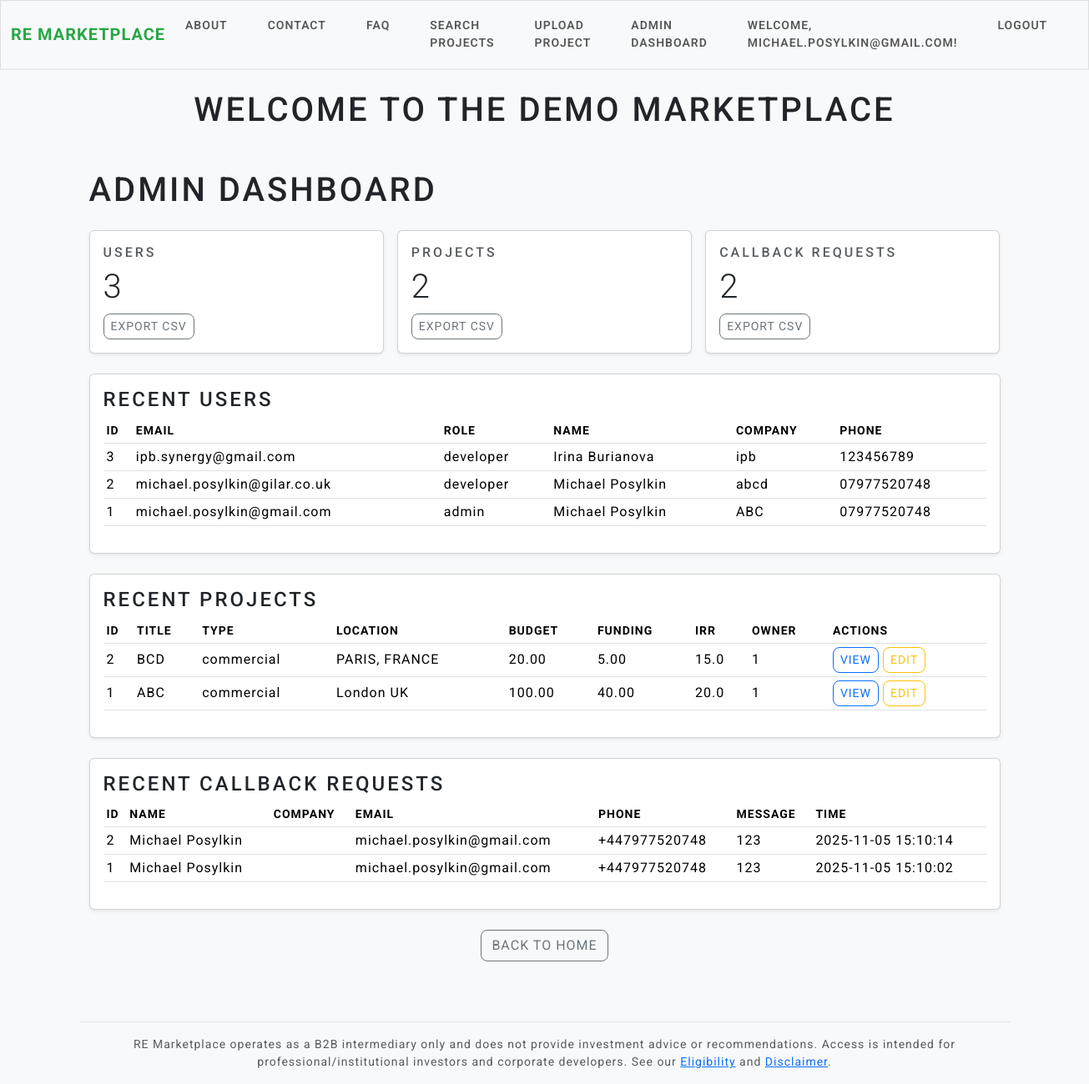
The app's page /admin-dashboard (signed in), older data.
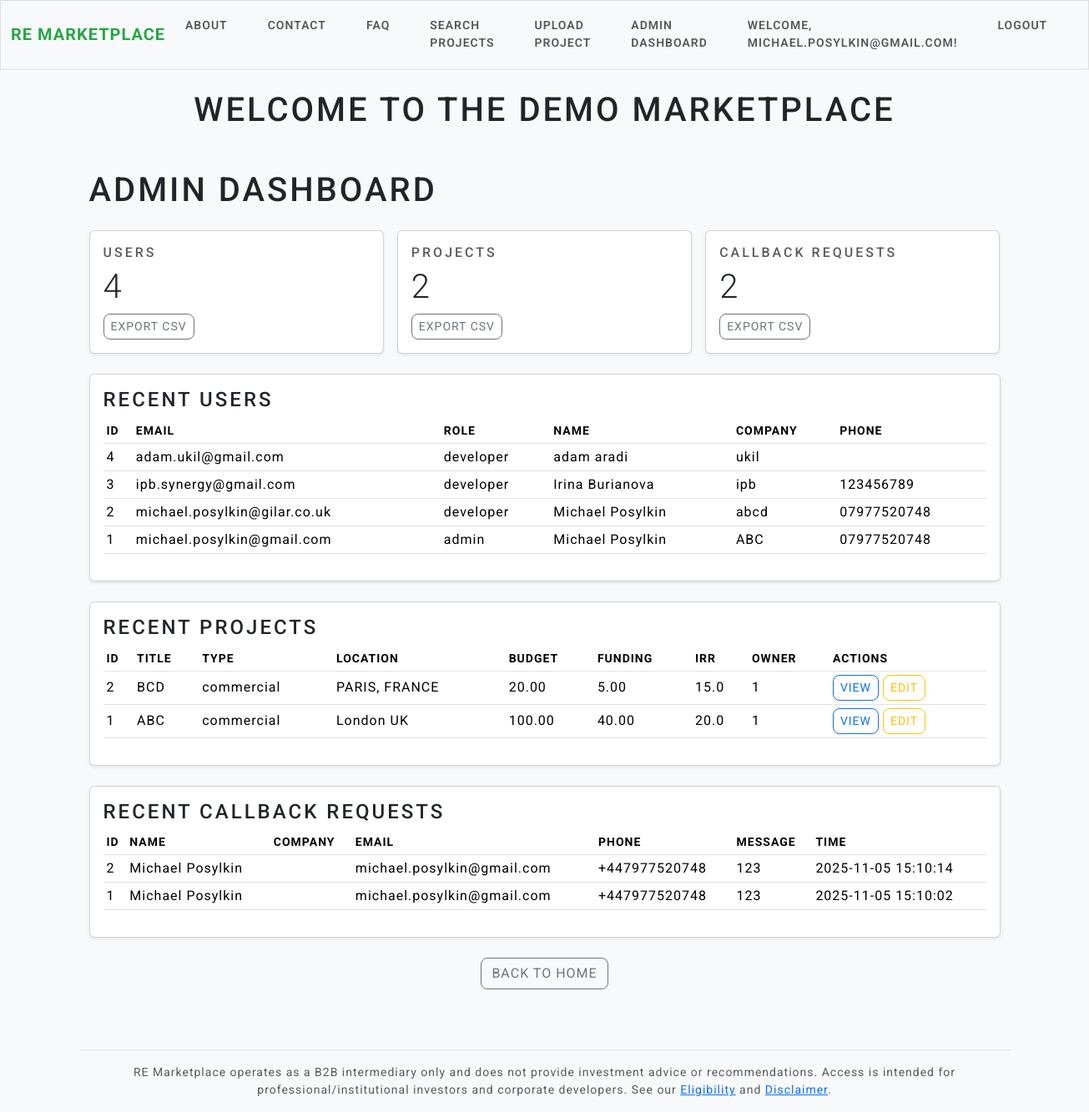
The same page, newer data.
### models.py (models this page shows, shortened)
class User(UserMixin, db.Model):  # UserMixin adds login features
    id = db.Column(db.Integer, primary_key=True)
    email = db.Column(db.String(150), unique=True, nullable=False)
    password_hash = db.Column(db.String(150), nullable=False)
    role = db.Column(db.String(20), default='developer')  # 'developer' or 'investor'
    company_name = db.Column(db.String(150), nullable=True)
    position_in_company = db.Column(db.String(50), nullable=True)
    company_website = db.Column(db.String(255), nullable=True)
    company_address = db.Column(db.String(300), nullable=True)
    phone = db.Column(db.String(30), nullable=True)
    first_name = db.Column(db.String(100), nullable=True)
    surname = db.Column(db.String(100), nullable=True)
    aum = db.Column(db.Float, nullable=True)  # in millions or your preferred unit
    projects = db.relationship('Project', backref='owner', lazy=True)

class Project(db.Model):
    id = db.Column(db.Integer, primary_key=True)
    title = db.Column(db.String(200), nullable=False)
    description = db.Column(db.Text, nullable=False)
    project_type = db.Column(db.String(50), default='commercial')  # e.g., 'residential', 'commercial'
    budget = db.Column(db.Float, nullable=False)
    funding = db.Column(db.Float, nullable=False)
    duration = db.Column(db.Integer, nullable=True)
    irr = db.Column(db.Float, nullable=False)
    location = db.Column(db.String(100), nullable=False)
    risk_level = db.Column(db.Integer, default=5)  # 1-10 scale
    secured = db.Column(db.String(50), default='mezz')
    attachment_path = db.Column(db.String(300))
    timeline = db.Column(db.String(200), nullable=True)
    exit_strategy = db.Column(db.String(200), nullable=True)
    developer_tr = db.Column(db.String(200), nullable=True)
    website = db.Column(db.String(200), nullable=True)
    preapproved_facility = db.Column(db.String(100), nullable=True)
    brand_partnership = db.Column(db.String(100), nullable=True)
    MOIC_EM = db.Column(db.Float, nullable=True)
    sponsor_equity = db.Column(db.Float, nullable=False)
    location_type = db.Column(db.String(50), default='prime') # e.g., 'prime', 'non-prime'
    user_id = db.Column(db.Integer, db.ForeignKey('user.id'), nullable=False)  # New: Links to user

class CallbackRequest(db.Model):
    id = db.Column(db.Integer, primary_key=True)
    name = db.Column(db.String(100), nullable=False)
    company = db.Column(db.String(100))
    email = db.Column(db.String(120))
    phone = db.Column(db.String(50), nullable=False)
    message = db.Column(db.Text)
    timestamp = db.Column(db.DateTime, default=db.func.now())

### app.py (the view)
@app.route("/admin-dashboard")
@login_required
def admin_dashboard():
    if getattr(current_user, "role", "") != "admin":
        flash("Admin only.", "warning")
        return redirect(url_for("home"))
    users_count = db.session.query(func.count(User.id)).scalar()
    projects_count = db.session.query(func.count(Project.id)).scalar()
    try:
        callbacks_count = db.session.query(func.count(CallbackRequest.id)).scalar()
    except Exception:
        callbacks_count = 0
    recent_users = User.query.order_by(desc(User.id)).limit(10).all()
    recent_projects = Project.query.order_by(desc(Project.id)).limit(10).all()
    try:
        recent_callbacks = CallbackRequest.query.order_by(desc(CallbackRequest.timestamp)).limit(10).all()
    except Exception:
        recent_callbacks = []
    return render_template(
        "admin_dashboard.html",
        users_count=users_count,
        projects_count=projects_count,
        callbacks_count=callbacks_count,
        recent_users=recent_users,
        recent_projects=recent_projects,
        recent_callbacks=recent_callbacks,
    )

### app.py (called while the page is built)
@login_manager.user_loader
def load_user(user_id):
    return User.query.get(int(user_id))

### templates/admin_dashboard.html (shortened to what this page needs)
{% extends "base.html" %}
{% block content %}
<div class="container py-4">
  <h1 class="mb-4">Admin Dashboard</h1>
  <div class="row g-3 mb-4">
    <div class="col-md-4">
      <div class="card shadow-sm h-100">
        <div class="card-body">
          <h6 class="text-muted text-uppercase">Users</h6>
          <div class="display-6">{{ users_count }}</div>
          <a href="{{ url_for('export_users_csv') }}" class="btn btn-sm btn-outline-secondary mt-2">Export CSV</a>
        </div>
      </div>
    </div>
    <div class="col-md-4">
      <div class="card shadow-sm h-100">
        <div class="card-body">
          <h6 class="text-muted text-uppercase">Projects</h6>
          <div class="display-6">{{ projects_count }}</div>
          <a href="{{ url_for('export_projects_csv') }}" class="btn btn-sm btn-outline-secondary mt-2">Export CSV</a>
        </div>
      </div>
    </div>
    <div class="col-md-4">
      <div class="card shadow-sm h-100">
        <div class="card-body">
          <h6 class="text-muted text-uppercase">Callback Requests</h6>
          <div class="display-6">{{ callbacks_count }}</div>
          <a href="{{ url_for('export_callbacks_csv') }}" class="btn btn-sm btn-outline-secondary mt-2">Export CSV</a>
        </div>
      </div>
    </div>
  </div>
  <div class="card mb-4 shadow-sm">
    <div class="card-body">
      <div class="d-flex justify-content-between align-items-center mb-2">
        <h4 class="card-title mb-0">Recent Users</h4>
      </div>
      <div class="table-responsive">
        <table class="table table-sm align-middle">
          <thead>
            <tr>
              <th>ID</th><th>Email</th><th>Role</th><th>Name</th><th>Company</th><th>Phone</th>
            </tr>
          </thead>
          <tbody>
            {% for u in recent_users %}
            <tr>
              <td>{{ u.id }}</td>
              <td>{{ u.email }}</td>
              <td>{{ u.role }}</td>
              <td>{{ (u.first_name or '') ~ ' ' ~ (u.surname or '') }}</td>
              <td>{{ u.company_name or '' }}</td>
              <td>{{ u.phone or '' }}</td>
            </tr>
            {% else %}
            <tr><td colspan="6" class="text-muted">No users.</td></tr>
            {% endfor %}
          </tbody>
        </table>
      </div>
    </div>
  </div>
  <div class="card mb-4 shadow-sm">
    <div class="card-body">
      <div class="d-flex justify-content-between align-items-center mb-2">
        <h4 class="card-title mb-0">Recent Projects</h4>
      </div>
      <div class="table-responsive">
        <table class="table table-sm align-middle">
          <thead>
            <tr>
              <th>ID</th><th>Title</th><th>Type</th><th>Location</th>
              <th>Budget</th><th>Funding</th><th>IRR</th><th>Owner</th><th>Actions</th>
            </tr>
          </thead>
          <tbody>
            {% for p in recent_projects %}
            <tr>
              <td>{{ p.id }}</td>
              <td>{{ p.title }}</td>
              <td>{{ p.project_type }}</td>
              <td>{{ p.location }}</td>
              <td>{{ "%.2f"|format(p.budget) if p.budget is not none }}</td>
              <td>{{ "%.2f"|format(p.funding) if p.funding is not none }}</td>
              <td>{{ "%.1f"|format(p.irr) if p.irr is not none }}</td>
              <td>{{ p.user_id }}</td>
              <td>
                <a class="btn btn-sm btn-outline-primary" href="{{ url_for('project_detail', project_id=p.id) }}">View</a>
                {% if current_user.is_authenticated and (current_user.role == 'admin' or current_user.id == p.user_id) %}
                  <a class="btn btn-sm btn-outline-warning" href="{{ url_for('edit_project', project_id=p.id) }}">Edit</a>
                {% endif %}
              </td>
            </tr>
            {% else %}
            <tr><td colspan="9" class="text-muted">No projects.</td></tr>
            {% endfor %}
          </tbody>
        </table>
      </div>
    </div>
  </div>
  <div class="card mb-4 shadow-sm">
    <div class="card-body">
      <div class="d-flex justify-content-between align-items-center mb-2">
        <h4 class="card-title mb-0">Recent Callback Requests</h4>
      </div>
      <div class="table-responsive">
        <table class="table table-sm align-middle">
          <thead>
            <tr>
              <th>ID</th><th>Name</th><th>Company</th><th>Email</th><th>Phone</th><th>Message</th><th>Time</th>
            </tr>
          </thead>
          <tbody>
            {% for c in recent_callbacks %}
            <tr>
              <td>{{ c.id }}</td>
              <td>{{ c.name }}</td>
              <td>{{ c.company or '' }}</td>
              <td>{{ c.email or '' }}</td>
              <td>{{ c.phone }}</td>
              <td>{{ (c.message or '')[:80] }}</td>
              <td>{{ c.timestamp }}</td>
            </tr>
            {% else %}
            <tr><td colspan="7" class="text-muted">No callback requests.</td></tr>
            {% endfor %}
          </tbody>
        </table>
      </div>
    </div>
  </div>
  <div class="text-center">
    <a href="{{ url_for('home') }}" class="btn btn-outline-secondary">Back to Home</a>
  </div>
</div>
{% endblock %}

### templates/base.html (shortened to what this page needs)
<!DOCTYPE html>
<html lang="en">
<head>
    <link rel="stylesheet" href="https://cdn.jsdelivr.net/npm/bootswatch@5.3.0/dist/lux/bootstrap.min.css">
    <link href="https://cdn.jsdelivr.net/npm/select2@4.1.0-rc.0/dist/css/select2.min.css" rel="stylesheet">
    <link rel="stylesheet" href="{{ url_for('static', filename='style.css') }}">
    <link href="https://cdn.jsdelivr.net/npm/bootstrap@5.3.2/dist/css/bootstrap.min.css" rel="stylesheet">
    <link href="https://cdn.jsdelivr.net/npm/select2@4.1.0-rc.0/dist/css/select2.min.css" rel="stylesheet">
</head>
<body>
    <nav class="navbar navbar-expand-lg navbar-light bg-light">
        <div class="container-fluid">
            <a class="navbar-brand" href="{{ url_for('home') }}">RE Marketplace</a>
            <div class="collapse navbar-collapse" id="navbarNav">
                <ul class="navbar-nav me-auto">
                    <li class="nav-item"><a class="nav-link" href="{{ url_for('about') }}">About</a></li>
                    <li class="nav-item"><a class="nav-link" href="{{ url_for('contact') }}">Contact</a></li>
                    <li class="nav-item"><a class="nav-link" href="{{ url_for('faq') }}">FAQ</a></li>
                    {% if current_user.is_authenticated %}
                        <li class="nav-item"><a class="nav-link" href="{{ url_for('search') }}">Search Projects</a></li>
                    {% endif %}
                    {% if current_user.is_authenticated and current_user.role == 'developer' or current_user.role == 'admin' %}
                        <li class="nav-item"><a class="nav-link" href="{{ url_for('upload') }}">Upload Project</a></li>
                    {% endif %}
                    {% if current_user.is_authenticated and current_user.role == 'admin' %}
                      <li class="nav-item">
                        <a class="nav-link" href="{{ url_for('admin_dashboard') }}">Admin Dashboard</a>
                      </li>
                    {% endif %}
                </ul>
                <ul class="navbar-nav">
                    {% if current_user.is_authenticated %}
                        <li class="nav-item"><span class="nav-link">Welcome, {{ current_user.email }}!</span></li>
                        <li class="nav-item"><a class="nav-link" href="{{ url_for('logout') }}">Logout</a></li>
                    {% else %}
                        <li class="nav-item"><a class="nav-link" href="{{ url_for('login') }}">Login</a></li>
                        <li class="nav-item"><a class="nav-link" href="{{ url_for('register') }}">Register</a></li>
                    {% endif %}
                </ul>
            </div>
        </div>
    </nav>
    <div class="container mt-4">
        <h1 class="text-center mb-4">Welcome to the Demo Marketplace</h1>
        {% block content %}{% endblock %}
        <footer class="border-top mt-5 py-3 small text-center text-muted">
          RE Marketplace operates as a B2B intermediary only and does not provide investment advice or recommendations.
          Access is intended for professional/institutional investors and corporate developers.
          See our <a href="{{ url_for('eligibility') }}">Eligibility</a> and <a href="{{ url_for('disclaimer') }}">Disclaimer</a>.
        </footer>
    </div>
</body>
</html>

### static/style.css (style rules this page uses)
body { background-color: #f8f9fa; font-family: 'Inter', 'Segoe UI', sans-serif; }
.card { border-radius: 1rem; box-shadow: 0 4px 8px rgba(0,0,0,0.05); }
.btn { border-radius: 8px !important; }
.table th { background-color: #f1f3f5; }
.navbar { border-bottom: 2px solid rgba(0,0,0,0.05); }

### templates/base.html (style rules this page uses)
body { font-family: 'Roboto', sans-serif; background-color: #f8f9fa; }
.navbar-brand { font-weight: 700; color: #28a745 !important; }

Row changes from the older to the newer data that the page shows:
added User: id "4", email "adam.ukil@gmail.com", role "developer", first_name+surname "adam aradi", company_name "ukil"
Text that changed along with them:
{{ users_count }}: "3" → "4"
